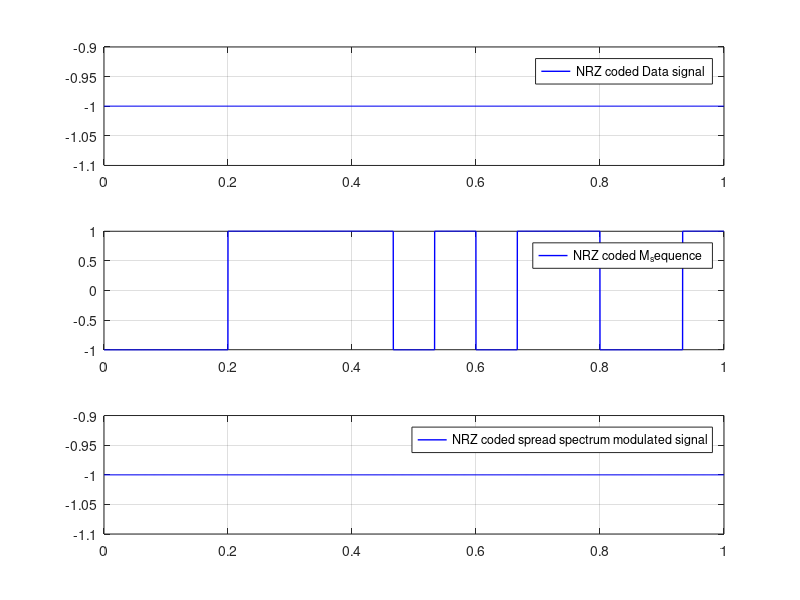

Source code (MATLAB):
clc;
clear all;
close all;
m=4; 			

x1= 1;
x2= 0;
x3 =0;
x4 =0;
N = 2.^m-1; 		

for i=1:N
p=x4; 		
x4=x3;
x3=x2;
x2=x1;
x1=xor(x1,p); 
disp (i)
x = [x1 x2 x3 x4];
M_seq(i)=p; 
disp (x)
end
disp('the resultant m-sequence is :');
disp(M_seq)                 

D=input('Enter the input data sequence: ');
D(find(D==0))= -1;
M_seq(find(M_seq==0))=-1;
td=D;
ld=length(D);
td(1:N)=D(1)*M_seq;
for i=2:ld
    td(length(td)+1:length(td)+N)=D(i)*M_seq;
end;
Tb=1;
Tpn=Tb/N;
fc=3*N;
fs=150*fc;
ts=1/fs;
k=0;
for i=1:N
    if M_seq(i)==1
        M_seq1(1,k+1:k+fs/N)=1;
        k=length(M_seq1);
    else
        M_seq1(1,k+1:k+fs/N)=-1;
        k=length(M_seq1);
    end;
end;
k=0;
for i=1:ld
    if D(i)==1
        D1(1,k+1:k+fs)=1;
        k=length(D1);
    else
        D1(1,k+1:k+fs)=-1;
        k=length(D1);
    end;
end;
k=0;
for i=1:ld*N
    if td(i)==1
        td1(1,k+1:k+fs/N)=1;
        k=length(td1);
    else
        td1(1,k+1:k+fs/N)=-1;
        k=length(td1);
    end;
end;
t=(0:1:fs*ld-1)*ts;
tm=(0:1:fs-1)*ts;
figure();
subplot(3,1,1);
plot(t,D1,'b','linewidth',1);
grid on;            %Shows grid lines in the graph
legend('NRZ coded Data signal ');    %Shows graph names given
 
subplot(3,1,2);
plot(tm,M_seq1,'b','linewidth',1);
grid on;            %Shows grid lines in the graph
legend('NRZ coded M_sequence ');    %Shows graph names given
 
subplot(3,1,3);
plot(t,td1,'b','linewidth',1);
grid on;            %Shows grid lines in the graph
legend('NRZ coded spread spectrum modulated signal');
